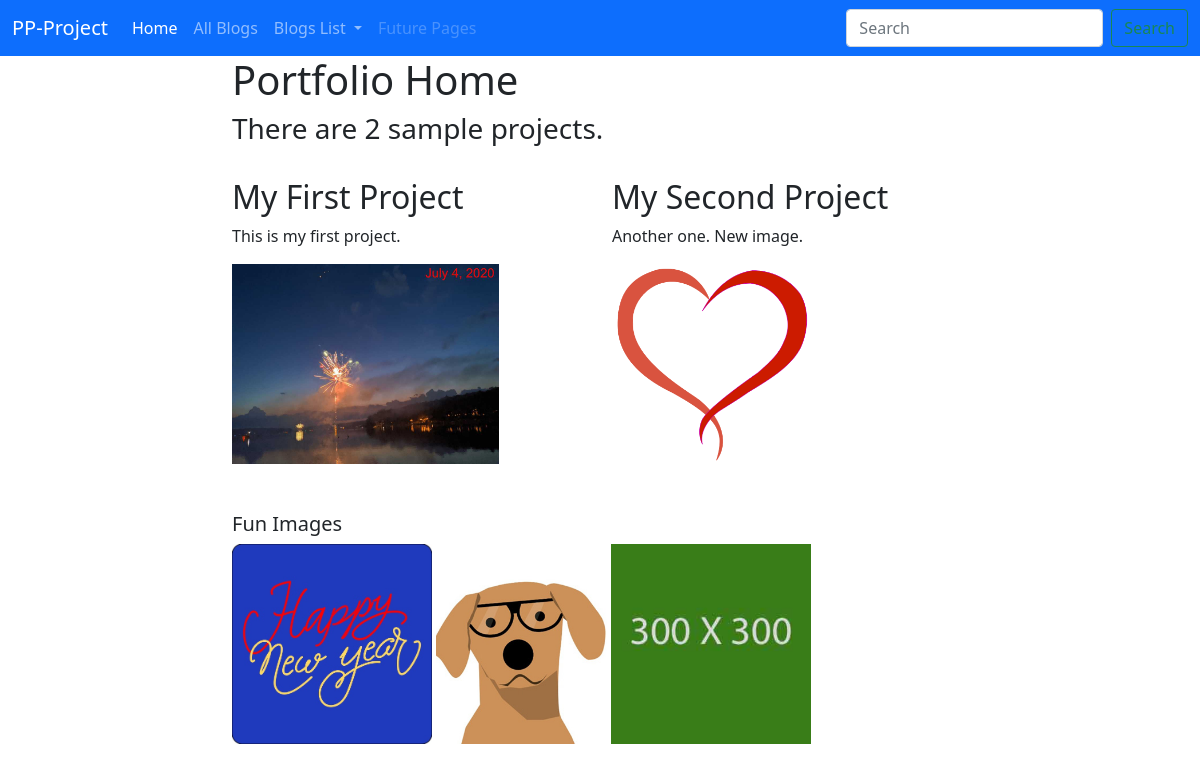
The page / on the database its author committed.
### portfolio/models.py (models this page shows, shortened)
class Project(models.Model):
    title = models.CharField(max_length=100)
    description = models.CharField(max_length=250)
    image = models.ImageField(upload_to='portfolio/images', blank=True)
    url = models.URLField(blank=True)

### portfolio/views.py (the view)
# urls.py: 2. Add a URL to urlpatterns:  path('', views.home, name='home')
def home(request):
    projects = Project.objects.all()
    return render(request, 'portfolio/home.html', {'projects':projects})

### portfolio/templates/portfolio/home.html
{% extends 'portfolio/base.html' %}
{% load static %}
{% block content %}
    <h1>Portfolio Home</h1>
<h3>There are {{ projects.count }} sample project{{ projects.count|pluralize}}.</h3>
<br>
<div class="row">
        {% for project in projects %}
        <div class="col">
            <h2>{{ project.title }}</h2>
            <p>{{ project.description }}</p>
            {% if project.image %}
            <img src="{{ project.image.url }}" height=200 width=auto >
            {% endif %}
        </div>
        {% endfor %}
</div>
  <br>
  <br>
<h5>Fun Images</h5>
  <img src="{% static 'newyear.jpg' %}" height=200 width=auto alt="newyear.jpg">
<img src="{% static 'dogs.jpg' %}" height=200 width=auto  alt="dog.jpg">
<img src="{% static '300x300-green.jpg'%}" height=200 width=auto alt="green.jpg">
    {% endblock %}

### rows shown on the page
Project: title "My First Project", description "This is my first project.", image (picture)
Project: title "My Second Project", description "Another one. New image.", image (picture)

### other values the page prints
{{ projects.count }} "2"
